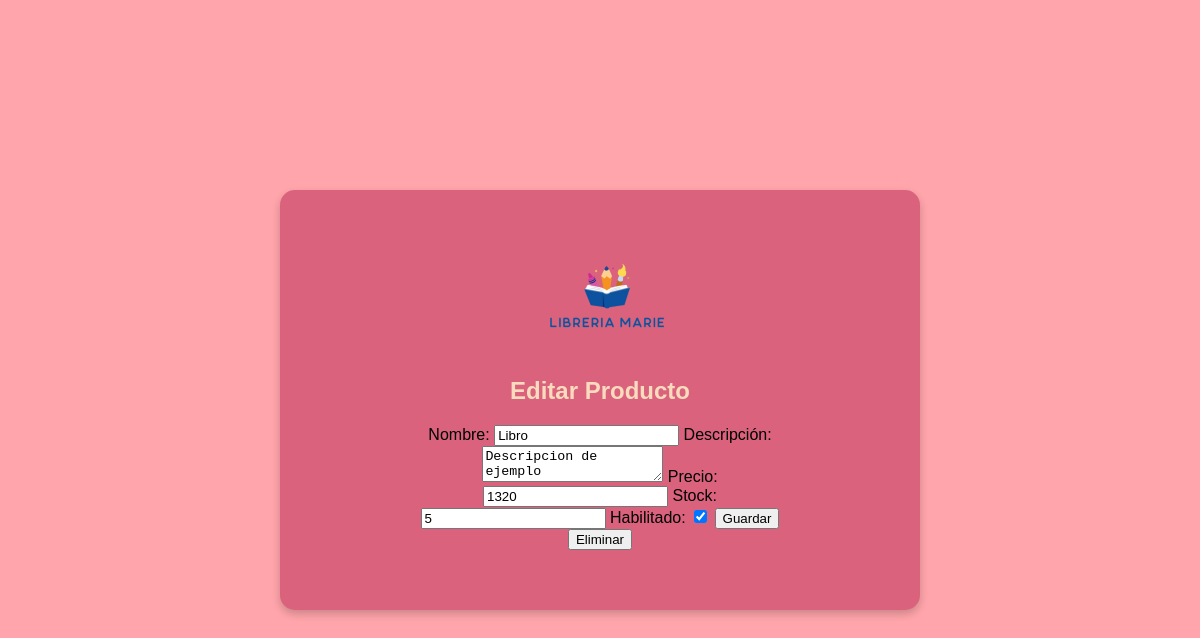
Page /gestionar_productos/1/ on the committed database.
### marieweb/models.py (models this page shows, shortened)
class Producto(models.Model):
    categoria = models.ForeignKey(Categoria, on_delete=models.CASCADE)
    nombre = models.CharField(max_length=100)
    descripcion = models.TextField(blank=True, null=True)
    precio = models.IntegerField()
    stock = models.PositiveIntegerField()
    imagen = models.ImageField(upload_to='productos/', blank=True, null=True)
    enabled = models.BooleanField(default=True)

### marieweb/views.py (the view, shortened to what this page needs)
# urls.py: path('gestionar_productos/<int:producto_id>/', views.gestionar_productos, name='gestionar_productos'),
def gestionar_productos(request, producto_id=None):
    producto = None
    if producto_id:
        producto = get_object_or_404(Producto, id=producto_id)
    return render(request, 'gestionar_productos.html', {
        'producto': producto
    })

### marieweb/templates/gestionar_productos.html (shortened to what this page needs)
{% load static %}
<!DOCTYPE html>
<html lang="es">
<head>
    <link rel="stylesheet" href="{% static '/css/login.css' %}">
</head>
<body>
    <div class="formulario container">
        <div class="logo">
            <a href="{% url 'inicio' %}"><img src="/static/img/logo.png" alt="Logo"></a>
        </div>
        <h1>{% if producto %}Editar Producto{% else %}Crear Producto{% endif %}</h1>
        <form method="post">
            <label for="nombre">Nombre:</label>
            <input type="text" id="nombre" name="nombre" value="{{ producto.nombre|default_if_none:'' }}">
            <label for="descripcion">Descripción:</label>
            <textarea id="descripcion" name="descripcion">{{ producto.descripcion|default_if_none:'' }}</textarea>
            <label for="precio">Precio:</label>
            <input type="number" id="precio" name="precio" value="{{ producto.precio|default_if_none:'' }}">
            <label for="stock">Stock:</label>
            <input type="number" id="stock" name="stock" value="{{ producto.stock|default_if_none:'' }}">
            <label for="enabled">Habilitado:</label>
            <input type="checkbox" id="enabled" name="enabled" {% if producto.enabled %}checked{% endif %}>
            <button type="submit" class="btn_guardar">Guardar</button>
            <button type="submit" name="delete" class="btn_delete" value="delete">Eliminar</button>
        </form>
    </div>
</body>
</html>

### marieweb/static/css/login.css (style rules this page uses)
body { font-family: Arial, sans-serif; margin: 0; padding: 0; background-color: #FFA5AB; overflow-x: hidden; display: flex; justify-content: center; align-items: center; height: 100vh; }
.formulario { background-color: #DA627D; padding: 5vw 10vw; border-radius: 15px; margin-top: 5vw; margin-bottom: 5vw; box-shadow: 0 4px 8px rgba(0, 0, 0, 0.2); width: 100%; max-width: 400px; text-align: center; }
.logo { font-size: 30px; font-weight: bold; display: flex; justify-content: center; align-items: center; margin-bottom: 20px; }
.logo img { height: 100px; margin-right: 10px; }
h1 { color: #F9DBBD; margin-bottom: 20px; font-size: 24px; }

### rows in the picture
Producto: nombre "Libro", descripcion "Descripcion de ejemplo", precio "1320", stock "5", enabled "☑"
